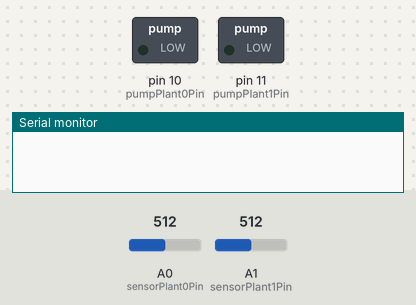
The program below on a simulated Arduino Uno, built with avr-gcc and run on an emulated ATmega328P. On the bench: switched loads named in the program (green lamp = pin HIGH), the last lines printed to the serial monitor. The inputs (shaded band) are chosen by the test bench; at power-on: A0 (sensorPlant0Pin) = 512, A1 (sensorPlant1Pin) = 512.

Above: at 15.0 s.
At 31.5 s:
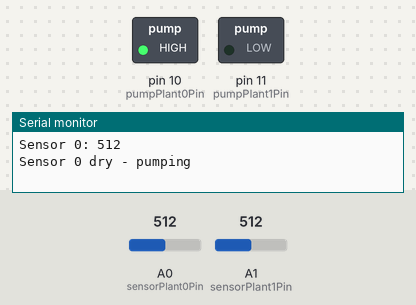
At 34.5 s:
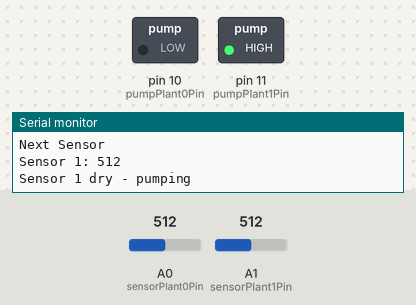
Timing chart, 0 to 46.8 s (numbered marks = the images above):
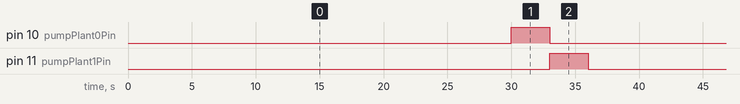

The program:

main.cpp
```cpp
#include <Arduino.h>

// Where are the sensors connected
int sensorPlant0Pin = A0;
int sensorPlant1Pin = A1;
//int sensorPlant2Pin = A2;
//int sensorPlant3Pin = A3;

// where are the pumps connected
int pumpPlant0Pin = 10;
int pumpPlant1Pin = 11;
//int pumpPlant2Pin = 12;
//int pumpPlant3Pin = 13;

//Below those number there is no waterflow. The higher our reading the more dry our soil is
int goalPlant0 = 350;
int goalPlant1 = 350;
//int sollTopf2 = 300;
//int sollTopf3 = 300;

int currentPlant0 = 700;
int currentPlant1 = 700;
//int istTopf2 = 700;
//int istTopf3 = 700;

// delay between measuring. 1000 = 1s. the more measuring the more power is drawn.
// delays under 30000 do not seem to work as the sensors delivers wrong value
int waitingTime = 30000;

//Time how long the pump is turned on f
int pumpTime = 3000;


void setup() {

  //All sensors are input
  pinMode(sensorPlant0Pin, INPUT);
  pinMode(sensorPlant1Pin, INPUT);
  //pinMode(sensorPlant2Pin, INPUT);
  //pinMode(sensorPlant3Pin, INPUT);

  //all pumps are output
  pinMode(pumpPlant0Pin, OUTPUT);
  pinMode(pumpPlant1Pin, OUTPUT);
  //pinMode(pumpPlant2Pin, OUTPUT);
  //pinMode(pumpPlant3Pin, OUTPUT);


  //pumps off at the beginning
  digitalWrite(pumpPlant0Pin,LOW);
  digitalWrite(pumpPlant1Pin,LOW);
  //digitalWrite(pumpPlant2Pin,LOW);
  //digitalWrite(pumpPlant3Pin,LOW);;

  Serial.begin(9600);

}

void loop() {
  //delay until the sensors can settle in. Capacity sensor are slow at the beginning
  delay(waitingTime);
  currentPlant0 = 0;
  currentPlant1 = 0;
  //measuring
  currentPlant0 = analogRead(sensorPlant0Pin);
  currentPlant1 = analogRead(sensorPlant1Pin);

  //... output for the serial port
  Serial.print("Sensor 0: ");
  Serial.print(currentPlant0);
  Serial.print("\t");
  Serial.println("\t");

  //...condition to pump
  if(currentPlant0 > goalPlant0)
    {
      Serial.print("Sensor 0 dry - pumping");
      Serial.print("\t");
      Serial.println("\t");
      digitalWrite(pumpPlant0Pin, HIGH);
      delay(pumpTime);
      digitalWrite(pumpPlant0Pin, LOW);
    }
  else
    {
    Serial.print("Sensor 0 is wet enough");
    Serial.print("\t");
    Serial.println("\t");
    }

  //measuring
  Serial.println("Next Sensor");


  //... output for the serial port

  Serial.print("Sensor 1: ");
  Serial.print(currentPlant1);
  Serial.print("\t");
  Serial.println("\t");

  if(currentPlant1 > goalPlant1)
    {
      Serial.print("Sensor 1 dry - pumping");
      Serial.print("\t");
      Serial.println("\t");
      digitalWrite(pumpPlant1Pin, HIGH);
      delay(pumpTime);
      digitalWrite(pumpPlant1Pin, LOW);
    }
  else
    {
    Serial.print("Sensor 1 is wet enough");
    Serial.print("\t");
    Serial.println("\t");
    }

  Serial.println("Loop end");

}
```

Measured:
- by itself, pin 10 (pumpPlant0Pin), pin 11 (pumpPlant1Pin): alternates HIGH for 3.0 s and LOW for 33.0 s
- by itself, everything shown: repeats every 36.0 s, in 3 steps
